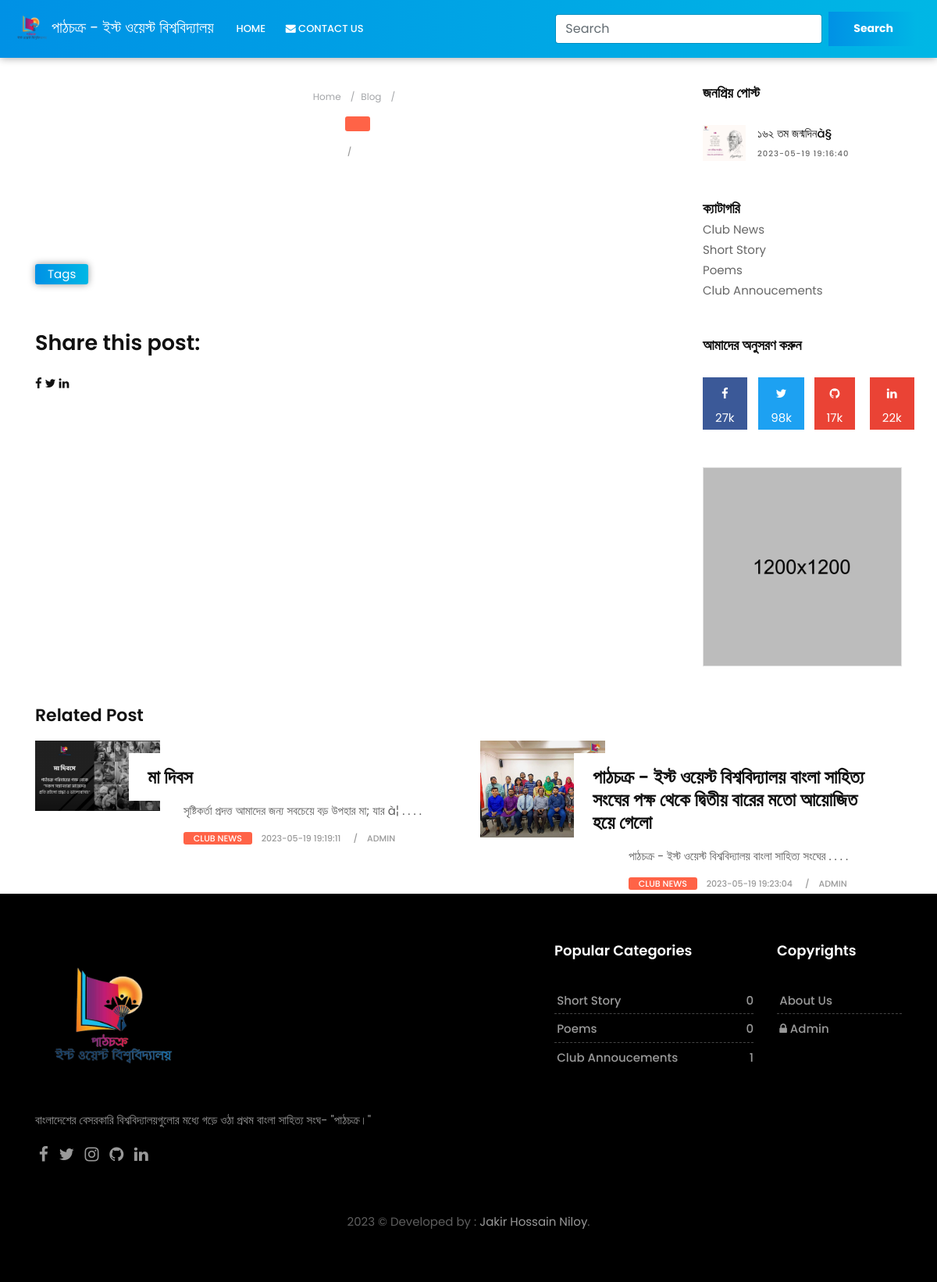
The app's page /singlepage.php with its own data.
### tables this page shows
CREATE TABLE `blog` (
  `id` int(3) NOT NULL,
  `cat_id` int(3) NOT NULL,
  `title` varchar(255) NOT NULL,
  `content` text NOT NULL,
  `tag` text NOT NULL,
  `admin` varchar(100) NOT NULL,
  `status` tinyint(1) NOT NULL,
  `rate` tinyint(2) NOT NULL,
  `image` varchar(255) NOT NULL,
  `date` timestamp NOT NULL DEFAULT current_timestamp()
);

CREATE TABLE `categories` (
  `id` int(2) NOT NULL,
  `category_name` varchar(100) NOT NULL,
  `status` tinyint(2) NOT NULL,
  `create_time` timestamp NOT NULL DEFAULT current_timestamp(),
  `admin_name` varchar(70) NOT NULL
);

### app/classes/Database.php (called while the page is built, shortened)
<?php
class Database
{
    public static function db()
    {
        $link = mysqli_connect('localhost:3306','root','','blog_oop');
        return $link;
    }
}

### app/classes/post.php (called while the page is built, shortened)
<?php
class Post
{
    public  static  function showPopulerlPost(){
        $sql = "SELECT blog.*, categories.category_name FROM blog INNER JOIN categories ON blog.cat_id = categories.id WHERE blog.rate = 1 ORDER BY id DESC ";
        $result = mysqli_query(Database::db(),$sql);
        if($result){
            return $result;
        }else{
            return false;
        }
    }
    public static function relatedPost(){
        $rand1 = rand(1,5);
        $rand2 = rand(1,3);
        $sql = "SELECT blog.*, categories.category_name FROM blog INNER JOIN categories ON blog.cat_id = categories.id WHERE blog.status = 1 LIMIT $rand1,$rand2 ";
        $result = mysqli_query(Database::db(),$sql);
        if($result){
            $row = mysqli_num_rows($result);
            if($row>0){
                return $result;
            }
            return false;
        }else{
            return false;
        }
    }
}

### app/classes/Category.php (called while the page is built, shortened)
<?php
class Category
{
    public static function showLimitCategory(){
        $sql = "SELECT * FROM `categories` ORDER BY id DESC LIMIT 1,5";
        $result = mysqli_query(Database::db(),$sql);
        if($result){
            return $result;
        }else{
            return false;
        }
    }
    public static function countCategoryPost($id){
        $sql = "SELECT * FROM blog WHERE cat_id = $id";
        $result = mysqli_query(Database::db(),$sql);
        if($result){
            $row = mysqli_num_rows($result);
            return $row;
        }else{
            return false;
        }
    }
    public  static  function activeCategories(){
        $sql = "SELECT * FROM `categories` WHERE `status` = 1 ORDER BY id DESC";
        $res = mysqli_query(Database::db(),$sql);
        if($res){
            return $res;
        }else{
            return false;
        }
    }
}

### app/classes/Site.php (called while the page is built, shortened)
<?php
class Site
{
    public  static  function displaySocialLink(){
        $sql = "SELECT * FROM `social_links`";
        $result = mysqli_query(Database::db(),$sql);
        if($result){
            return $result;
        }else{
            return false;
        }
    }
}

### app/classes/Helper.php (called while the page is built, shortened)
<?php
class Helper
{
    public  static  function textShort($text,$limit = 400){
        $text = $text . " ";
        $text = substr($text,0,$limit);
        $text = $text . " . . . .";
        return $text;
    }
}

### singlepage.php (the view, shortened to what this page needs)
<?php require_once 'header.php';
?>
<div class="col-lg-9 col-md-12 col-sm-12 col-xs-12">
    <div class="page-wrapper">
        <div class="blog-title-area text-center">
            <ol class="breadcrumb hidden-xs-down">
                <li class="breadcrumb-item"><a href="#">Home</a></li>
                <li class="breadcrumb-item"><a href="#">Blog</a></li>
                <li class="breadcrumb-item active"><?= $postData['title'] ?></li>
            </ol>
            <span class="color-orange"><a href="" title=""><?= $postData['category_name'] ?></a></span>
            <div class="blog-meta big-meta">
                <small><a href="tech-single.html" title=""><?= $postData['date'] ?></a></small>
                <small><a href="tech-author.html" title=""><?= $postData['admin'] ?></a></small>
            </div>
        </div>
        <div class="single-post-media text-center">
        </div>
        <div class="blog-title-area mt-5">
            <div class="tag-cloud-single">
                <span>Tags</span>
                <small><a href="#" title=""><?= $postData['tag'] ?></a></small>
            </div>
        </div>
        <div class="share-options">
    <div class="social-media-buttons">
    <h2>Share this post:</h2>
        <a href="https://www.facebook.com/share?url=<?= urlencode($currentURL) ?>" target="_blank"><i class="fa fa-facebook-f"></i></a>
        <a href="https://twitter.com/intent/tweet?url=<?= urlencode($currentURL) ?>" target="_blank"><i class="fa fa-twitter"></i></a>
        <a href="https://www.linkedin.com/shareArticle?url=<?= urlencode($currentURL) ?>" target="_blank"><i class="fa fa-linkedin"></i></a>
    </div>
</div>
    </div>
</div>
<?php require_once 'sidebar.php'; ?>
<div class="container">
    <h3>Related Post</h3>
    <div class="row">
        <?php
        $ob = Post::relatedPost();
        while ($rp = mysqli_fetch_assoc($ob)) { ?>
        <div class="col-md-6">
            <div class="blog-list clearfix">
                <div class="blog-box row">
                    <div class="col-md-4">
                        <div class="post-media">
                            <a href="singlepage.php?id=<?= $rp['id'] ?>" title="">
                                <img src="uploads/<?= $rp['image'] ?>" alt="" class="img-fluid w-100">
                                <div class="hovereffect"></div>
                            </a>
                        </div>
                    </div>
                    <div class="blog-meta big-meta col-md-8">
                        <h4><a href="singlepage.php?id=<?= $rp['id'] ?>" title=""><?= $rp['title'] ?></a></h4>
                        <p><?php
                            $txt = $rp['content'];
                            echo   \App\classes\Helper::textShort("$txt",150);
                            ?></p>
                        <small class="firstsmall"><a class="bg-orange" href="singlepage.php?id=<?= $rp['id'] ?>"
                                title="Category"><?= $rp['category_name'] ?></a></small>
                        <small><a title="Date and Time"><?= $rp['date'] ?></a></small>
                        <small><a title="Author or Media"><?= $rp['admin'] ?></a></small>
                    </div>
                </div>
            </div>
        </div>
        <?php } ?>
    </div>
</div>
<?php require_once 'footer.php'; ?>

### sidebar.php (shortened to what this page needs)
<div class="col-lg-3 col-md-12 col-sm-12 col-xs-12">
    <div class="sidebar">
        <div class="widget">
            <h2 class="widget-title">জনপ্রিয় পোস্ট</h2>
            <div class="blog-list-widget">
                <div class="list-group">
                    <?php
                    while ($row1 = mysqli_fetch_assoc($populer)){
                        ?>
                        <a href="singlepage.php?id=<?= $row1['id'] ?>" class="list-group-item list-group-item-action flex-column align-items-start">
                            <div class="w-100 last-item justify-content-between">
                                <img src="uploads/<?= $row1['image'] ?>" alt="" class="img-fluid float-left">
                                <h5 class="mb-1"><?= substr($row1['title'],0,40) ?></h5>
                                <small><?= $row1['date'] ?></small>
                            </div>
                        </a>
                    <?php } ?>
                </div>
            </div>
        </div>
        <div class="widget">
            <h2 class="widget-title" style="margin-bottom: 5px;">ক্যাটাগরি</h2>
            <div class="blog-list-widget">
                <div class="list-group">
                    <?php
                    $categories = Category::activeCategories();
                    while ($row2 = mysqli_fetch_assoc($categories)){
                    ?>
                    <p style="margin-bottom: 0px;border-bottom: 1px solid #cc"><a href="index.php?id=<?= $row2['id']?>&catwisepost"><?= $row2['category_name'] ?></a></p>
                    <?php } ?>
                </div>
            </div>
        </div>
        <?php
        $ob = Site::displaySocialLink();
        $data = mysqli_fetch_assoc($ob);
        ?>
        <div class="widget">
            <h2 class="widget-title">আমাদের অনুসরণ করুন</h2>
            <div class="row text-center">
                <div class="col-lg-3 col-md-3 col-sm-3 col-xs-6">
                    <a href="<?= $data['facebook']?>" class="social-button facebook-button">
                        <i class="fa fa-facebook"></i>
                        <p>27k</p>
                    </a>
                </div>
                <div class="col-lg-3 col-md-3 col-sm-3 col-xs-6">
                    <a href="<?= $data['twitter']?>" class="social-button twitter-button">
                        <i class="fa fa-twitter"></i>
                        <p>98k</p>
                    </a>
                </div>
                <div class="col-lg-3 col-md-3 col-sm-3 col-xs-6">
                    <a href="<?= $data['github']?>" class="social-button google-button">
                        <i class="fa fa-github"></i>
                        <p>17k</p>
                    </a>
                </div>
                <div class="col-lg-3 col-md-3 col-sm-3 col-xs-6">
                    <a href="<?= $data['linkedin']?>" class="social-button google-button">
                        <i class="fa fa-linkedin"></i>
                        <p>22k</p>
                    </a>
                </div>
            </div>
        </div>
        <div class="widget">
            <div class="banner-spot clearfix">
                <div class="banner-img">
                    <img src="upload/banner_03.jpg" alt="" class="img-fluid">
                </div>
            </div>
        </div>
    </div>
</div>

### footer.php (shortened to what this page needs)
</div>
</div>
</section>
<?php
$ob = Site::displaySocialLink();
$data = mysqli_fetch_assoc($ob);
?>
<footer class="footer">
    <div class="container">
        <div class="row">
            <div class="col-lg-7">
                <div class="widget">
                    <div class="footer-text text-left">
                        <a href="index.php"><img src="uploads/ppp.png" alt="" width="200" height="200" class="img-fluid"></a>
                        <p>বাংলাদেশের বেসরকারি বিশ্ববিদ্যালয়গুলোর মধ্যে গড়ে ওঠা প্রথম বাংলা সাহিত্য সংঘ- "পাঠচক্র।"</p>
                        <div class="social">
                            <a href="<?= $data['facebook']?>" data-toggle="tooltip" data-placement="bottom" title="Facebook"><i class="fa fa-facebook"></i></a>
                            <a href="<?= $data['twitter']?>" data-toggle="tooltip" data-placement="bottom" title="Twitter"><i class="fa fa-twitter"></i></a>
                            <a href="<?= $data['instagram']?>" data-toggle="tooltip" data-placement="bottom" title="Instagram"><i class="fa fa-instagram"></i></a>
                            <a href="<?= $data['github']?>" data-toggle="tooltip" data-placement="bottom" title="Github"><i class="fa fa-github"></i></a>
                            <a href="<?= $data['linkedin']?>" data-toggle="tooltip" data-placement="bottom" title="Linkedin"><i class="fa fa-linkedin"></i></a>
                        </div>
                    </div>
                </div>
            </div>
            <div class="col-lg-3 col-md-12 col-sm-12 col-xs-12">
                <div class="widget">
                    <h2 class="widget-title">Popular Categories</h2>
                    <div class="link-widget">
                        <ul>
                            <?php
                            $popu = Category::showLimitCategory();
                            while ($cat = mysqli_fetch_assoc($popu)){
                                ?>
                                <li><a href="index.php?id=<?= $cat['id']?>&catwisepost"><?= $cat['category_name'] ?> <span><?php echo Category::countCategoryPost($cat['id']);?></span></a></li>
                            <?php } ?>
                        </ul>
                    </div>
                </div>
            </div>
            <div class="col-lg-2 col-md-12 col-sm-12 col-xs-12">
                <div class="widget">
                    <h2 class="widget-title">Copyrights</h2>
                    <div class="link-widget">
                        <ul>
                            <li><a href="https://niloyvaw.blogspot.com/">About us</a></li>
                            <li>
                                <a href="http://localhost/EWUPathoCokro/admin/login.php">
                                                         <i class="fa fa-lock"></i> Admin   </a> </li>
                        </ul>
                    </div>
                </div>
            </div>
        </div>
        <div class="row" >
            <div class="col-md-12 text-center">
                <br>
                <div class="copyright"> 2023 © Developed by :  <a href="https://github.com/jakirniloy"> Jakir Hossain Niloy</a>.</div>
            </div>
        </div>
    </div>
</footer>
</div>
</body>
</html>

### assets/css/colors.css (style rules this page uses)
.tag-cloud-single span, .page-title i, .btn:hover, .sitemap-wrapper .year, .btn:focus, .navbar-inverse .navbar-toggler { color: #ffffff !important; background-color: #3197d6; }
.footer .widget-title { border-color: #3197d6; }

### assets/css/version/tech.css (style rules this page uses)
body { background-color: #ffffff; }
h1, h2, h3, h4, h5, body, .navbar-toggleable-md .navbar-nav .nav-link, .market-header, .btn, .dropdown-item, .form-control, p { font-family: 'Poppins', serif !important; }
h1, h2, h3, h4, h5 { font-weight: 600; }
.blog-meta.big-meta h4 { font-size: 24px; }
.banner-spot { padding: 0 !important; border: 1px solid #e2e2e2; }
.blog-meta small a, .blog-meta small { font-weight: 500; color: #999 !important; }
.social-button { background-color: #dddddd; display: table; padding: 0.5rem 1rem; color: #ffffff !important; position: relative; width: 100%; }
.social-button .fa { color: #ffffff !important; }
.social-button p { margin: 10px 0 0; padding: 0; color: #ffffff !important; line-height: 1; }
.facebook-button { background-color: #3b5998; }
.twitter-button { background-color: #1da1f2; }
.google-button { background-color: #ea4335; }
.blog-meta .bg-orange { color: #ffffff !important; padding: 0 0.8rem; border-radius: 3px; }
.blog-meta small.firstsmall:after { content: "" !important; padding-left: 0; }
.footer { background-color: #000000; background-image: none; }
.footer .widget-title { color: #ffffff !important; }
.footer p { color: #999999 !important; }
.footer a { color: #999999 !important; }
.footer .link-widget li { border-color: #444; }
.blog-title-area span a { font-size: 13px; }
.bg-orange { background-color: #FF6347 !important; }
.page-title .bg-orange, .masonry-box:hover .blog-meta span.bg-orange, .color-orange a { background-color: #FF6347 !important; }
.tag-cloud-single span, .navbar-inverse { color: #ffffff !important; box-shadow: 0 0 10px rgba(0, 0, 0, 0.4); background: rgba(0, 0, 0, 0) linear-gradient(to right, #0091e5 0px, #00b7e5 100%) repeat scroll 0 0 !important }

### records on screen
blog: image (picture), title "১৬২ তম জন্মদিনà§", date "2023-05-19 19:16:40"
categories: category_name "Club News"
categories: category_name "Short Story", id "0"
categories: category_name "Poems", id "0"
categories: category_name "Club Annoucements", id "1"
blog: image (picture), title "মা দিবস", content "সৃষ্টিকর্তা প্রদত্ত আমাদের জন্য সবচেয়ে বড় উপহার মা; যার à¦ . . . .", categories.category_name "CLUB NEWS", date "2023-05-19 19:19:11", admin "ADMIN"
blog: image (picture), title "পাঠচক্র - ইস্ট ওয়েস্ট বিশ্ববিদ্যালয় বাংলা সাহিত্য সংঘের পক্ষ থেকে দ্বিতীয় বারের মতো আয়োজিত হয়ে গেলো", content "পাঠচক্র - ইস্ট ওয়েস্ট বিশ্ববিদ্যালয় বাংলা সাহিত্য সংঘের . . . .", categories.category_name "CLUB NEWS", date "2023-05-19 19:23:04", admin "ADMIN"
